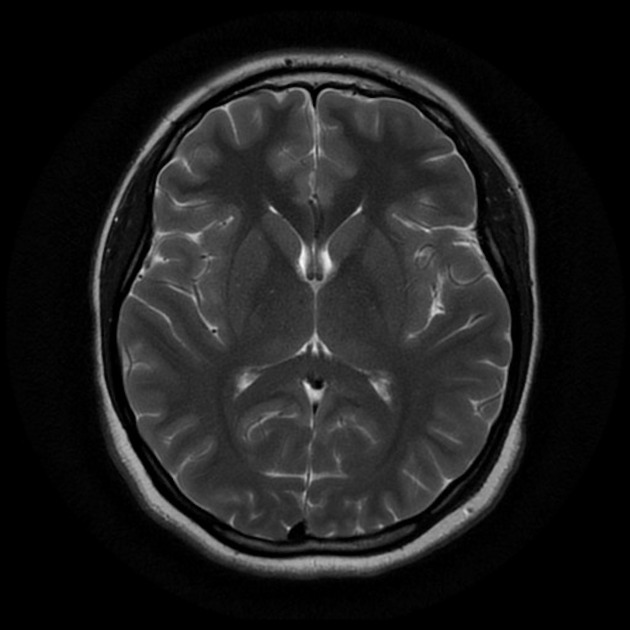
#> input picture brain-mri-images/original/no/1 no.jpeg, 630 x 630 px; its folder holds 4 pictures in this run
$ jupyter execute --allow-errors brain-tumor-detection.ipynb
#> lines starting #> are read from the running program, lines starting #| are printed output that depends on the picture; after the words box and inside, x2 and y2 are one past the last pixel; in counts of white or black regions, pixels touching at a corner belong together
# <a id='env'>1. Setting up the Environment</a>

[cell 1]
import numpy as np
import matplotlib.pyplot as plt
import seaborn as sns
import cv2
import imutils
import glob
import os
import pickle

from sklearn.model_selection import train_test_split
from sklearn.metrics import accuracy_score, confusion_matrix, plot_confusion_matrix

from keras.preprocessing.image import ImageDataGenerator
from keras.applications.vgg16 import VGG16, preprocess_input
from keras import layers
from keras.models import Model, Sequential
from keras.optimizers import Adam, RMSprop
from tensorflow.keras.callbacks import EarlyStopping, ModelCheckpoint

seed = 2
img_size = (224,224)

# <a id='env'>2. Data Import and Preprocessing</a>

[cell 2]
# load data
def load_data(path, img_size=(224,224)):
#> called with path = 'brain-mri-images/original/no/*', img_size = (224, 224)
    img_path = glob.glob(path)
    data = []

    for path in img_path:
        img = cv2.imread(path)
#> img is the input picture: shape (630, 630, 3); min 0, max 248, mean 29.7
        resized_img = cv2.resize(img, img_size, interpolation=cv2.INTER_CUBIC)
        data.append(resized_img)
#> pass 2 of the loop in load_data, `for path in img_path:`:
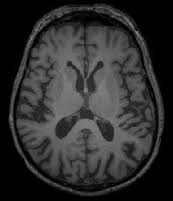
#> input picture brain-mri-images/original/no/10 no.jpg, 173 x 201 px
#> in load_data, img is the input picture: shape (201, 173, 3); min 0, max 139, mean 46.7
#> in load_data, `resized_img = cv2.resize(img, img_size, interpolation=cv2.INTER_CUBIC)`:
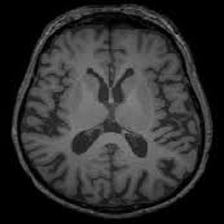
#> resized_img: shape (224, 224, 3); min 0, max 138, mean 46.7

    data = np.array(data)
    print(data.shape)
#| (4, 224, 224, 3)

    return data

[cell 3]
no = load_data("brain-mri-images/original/no/*")
yes = load_data("brain-mri-images/original/yes/*")

[cell 4]
# save pickle file
def data_to_pickle(data, path, file_name):
    with open(path + file_name + '.pickle', 'wb') as f:
        pickle.dump(no, f, pickle.HIGHEST_PROTOCOL)

[cell 5]
data_to_pickle(no, "brain-mri-images/original/", 'no')
data_to_pickle(yes, "brain-mri-images/original/", 'yes')

## data split

[cell 6]
def Train_Test_split(data, file_name, train_path='brain-mri-images/train/', test_path='brain-mri-images/test/', seed=42):
    train, test = train_test_split(data, test_size=0.2, random_state=seed)
    save_images(train, train_path+file_name)
    save_images(test, test_path+file_name)

    return (train, test)

[cell 7]
# save images
def save_images(images, path="brain-mri-images/"):
#> called with images = array of shape (3, 224, 224, 3), path = 'brain-mri-images/train/no/'
    if not(os.path.isdir(path)):
        os.makedirs(os.path.join(path))

    for i in range(images.shape[0]):
        cv2.imwrite(path + '{0}.png'.format(i), images[i])

[cell 8]
no_train, no_test = Train_Test_split(no, 'no/')
#> (the rest of this cell did not finish here and is left out)


train = np.vstack((no_train, yes_train))
test = np.vstack((no_test, yes_test))

print('train shape:', train.shape)
print('test shape:', test.shape)

#> (a cell that did not finish here is left out)

## image cropping example

#> (a cell that did not finish here is left out)

[cell 11]
plt.figure(figsize=(15,6))
plt.subplot(141)
#> (the rest of this cell did not finish here and is left out)

## image cropping

[cell 12]
# cropping
def crop_imgs(images):
    cropped_image = []

    for image in images:
        # convert image to grayscale, and blur it slightly
        gray = cv2.cvtColor(image, cv2.COLOR_RGB2GRAY)
        gray = cv2.GaussianBlur(gray, (3, 3), 0)

        # threshold the image, then perform a series of erosions +
        # dilations to remove any small regions of noise
        thresh = cv2.threshold(gray, 45, 255, cv2.THRESH_BINARY)[1]
        thresh = cv2.erode(thresh, None, iterations=2)
        thresh = cv2.dilate(thresh, None, iterations=2)

        # find contours then grab the largest one
        cnts = cv2.findContours(thresh.copy(), cv2.RETR_EXTERNAL, cv2.CHAIN_APPROX_SIMPLE)
        cnts = imutils.grab_contours(cnts)
        c = max(cnts, key=cv2.contourArea)

        # find the extreme points
        extLeft = tuple(c[c[:, :, 0].argmin()][0])
        extRight = tuple(c[c[:, :, 0].argmax()][0])
        extTop = tuple(c[c[:, :, 1].argmin()][0])
        extBot = tuple(c[c[:, :, 1].argmax()][0])

        # crop
        new_image = image[extTop[1]:extBot[1], extLeft[0]:extRight[0]].copy()
        cropped_image.append(new_image)
#> this loop made 3 passes
#> pass 1, in crop_imgs, `thresh = cv2.threshold(gray, 45, 255, cv2.THRESH_BINARY)[1]`:
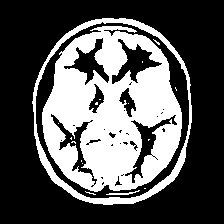
#> thresh: shape (224, 224); 34.5% white; 17 white regions (14 under 20 px), largest, box (x1, y1, x2, y2) and area: (42, 26, 182, 192) 14506, (32, 18, 192, 205) 2667, (106, 190, 140, 195) 60
#> pass 1, in crop_imgs, `thresh = cv2.erode(thresh, None, iterations=2)`:
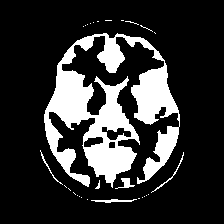
#> thresh: shape (224, 224); 19.5% white; 29 white regions (23 under 20 px), largest, box (x1, y1, x2, y2) and area: (44, 33, 180, 188) 9386, (91, 199, 137, 203) 97, (115, 178, 135, 189) 87, (151, 152, 184, 193) 77, (40, 150, 63, 185) 59, (95, 180, 100, 189) 20
#> after the loop:
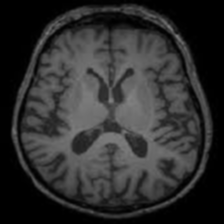
#> gray: shape (224, 224); min 0, max 130, mean 46.7

    return np.array(cropped_image)
